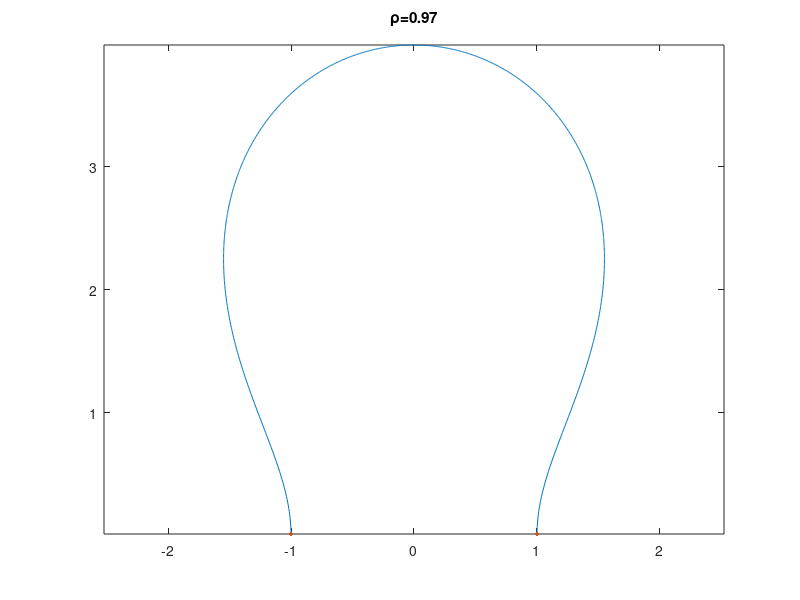

The MATLAB script that drew this image:
% explore contours for saddle proof

clear
r=0.97; t0=r/sqrt(1-r^2);
a=(1-t0^2)/2; R = (1+t0^2)/2;
n = 1e3; t = (0.5:n-0.5)/n*2*pi;
z2 = a+R*exp(1i*t);
z = 1i*sqrt(-z2);   % branch cut at angle 0
figure;
plot(real(z),imag(z),'-'); hold on; zends=[z(1) z(end)];
plot(real(zends),imag(zends),'.','markersize',10); axis equal
title(sprintf('\\rho=%g\n',r))
